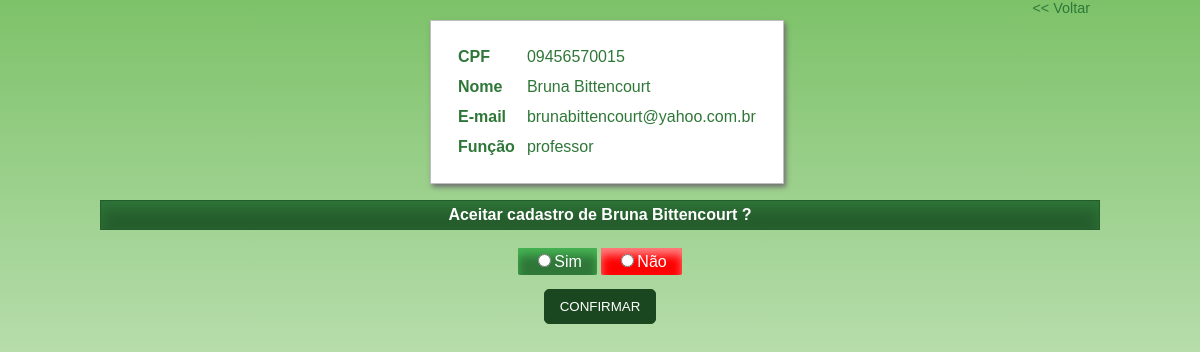
/restrito_gerencia_solicitacao.php?cod=09456570015, run on the app's committed database.
### tables this page shows
CREATE TABLE IF NOT EXISTS `cad_usuario` (
  `cod_usuario` int(11) NOT NULL AUTO_INCREMENT,
  `cpf` char(11) DEFAULT NULL,
  `nome` varchar(50) DEFAULT NULL,
  `email` varchar(35) DEFAULT NULL,
  `senha` varchar(100) DEFAULT NULL,
  `categoria_usuario` varchar(15) DEFAULT NULL,
  `cad_status` varchar(10) NOT NULL,
  PRIMARY KEY (`cod_usuario`)
);

### restrito_gerencia_solicitacao.php (the view, shortened to what this page needs)
<?php require("parte_topo.php"); ?>
<body>
	<div class="geral_painel">
		<a href="restrito_g_usu.php" class="link_simples"><< Voltar</a>
		<table>
		<?php
			$cpf_usu = $_GET['cod'];
			$sintaxe = mysql_query("SELECT * from cad_usuario WHERE cpf = '$cpf_usu'");
			$dados = mysql_fetch_array($sintaxe);
			echo "	<tr><td><b>CPF</b></td><td>".$dados[1]."</td></tr>
					<tr><td><b>Nome</b></td><td>".$dados[2]."</td></tr>
					<tr><td><b>E-mail</b></td><td>".$dados[3]."</td></tr>
					<tr><td><b>Função</b></td><td>".$dados[5]."</td></tr>";
		?>
		</table><br /><br />
		<form method="POST" action="restrito_g_solicita_processa.php">
			<h4 id="h4_solici">Aceitar cadastro de <?php echo $dados[2]; ?> ?</h4>
			<a id="sim"><input type="radio" name="solicitacao" value="sim">Sim</a>
			<a id="nao"><input type="radio" name="solicitacao" value="nao">Não</a>
			<br /><br />
			<input type="submit" class="submit_cad" value="CONFIRMAR">
		</form>
	</div>
</body>
</html>

### css/01.css (style rules this page uses)
body { filter:progid:DXImageTransform.Microsoft.Gradient (GradientType=0, StartColorStr='#7DC269', EndColorStr='#FFFFFF'); background: -moz-linear-gradient(top, #7DC269, #FFFFFF) repeat-X fixed; background: -webkit-gradient(linear, left top, left bottom, from(#7DC269), to(#FFFFFF)) repeat-X fixed; font-family: arial, verdana; color: #fff; text-align: center; }
.link_simples { color: #2E7837; text-decoration: none; font-size: 90%; position: absolute; right: 10px; }
.submit_cad { background-color: #1B4720; color: #fff; border: 1px solid #1B4720; padding: 9px 15px; cursor: pointer; border-radius: 5px; text-decoration: none; }

### css/02.css (style rules this page uses)
.geral_painel { position: absolute; height: 500px; width: 1000px; left: 50%; margin-left: -500px; top: 0px; color: #000; }
.geral_painel table { text-align: left; margin-left: 330px; margin-top: 20px; background-color: #fff; color: #2F7738; border: 1px solid #bebebe; padding: 20px; box-shadow: 2px 3px 5px #707070; }
.geral_painel table td { padding: 5px; }
#sim, #nao { color: #fff; padding: 5px 15px; box-shadow: 1px 2px 4px #616161; border-radius: 2px; }
#sim { background-color: #2F7738; box-shadow: inset 0px 7px 10px #46B554; }
#nao { background-color: #ff0000; box-shadow: inset 0px 7px 10px #FF8282; }
#h4_solici { margin-top: -20px; color: #fff; padding: 5px; box-shadow: inset 0px 8px 15px #2F7738; border: 1px solid #255C2D; background-color: #255C2D; }
h4 { color: #fff; }

### data on the page
cad_usuario: cpf "09456570015", nome "Bruna Bittencourt", email "brunabittencourt@yahoo.com.br", categoria_usuario "professor"
